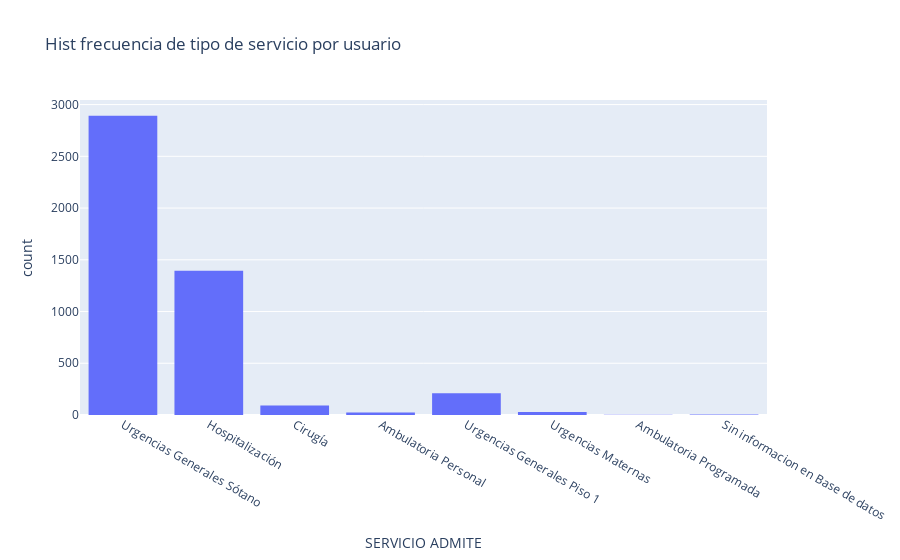

The cell this chart's notebook holds for it:
### Code cell
fig  = px.histogram(df_egresos, x= 'SERVICIO ADMITE', title= 'Hist frecuencia de tipo de servicio por usuario')
fig.show()

### Figure 1 — Plotly figure (JSON) as saved in the notebook; plotly's stock layout.template omitted (floating-point values rounded to 4 significant figures; data arrays with more than 128 entries replaced by an {"elided": "..."} marker saying what was removed)
{"data": [{"alignmentgroup": "True", "bingroup": "x", "hovertemplate": "SERVICIO ADMITE=%{x}<br>count=%{y}<extra></extra>", "legendgroup": "", "marker": {"color": "#636efa", "pattern": {"shape": ""}}, "name": "", "offsetgroup": "", "orientation": "v", "showlegend": false, "type": "histogram", "x": {"elided": "6376 str values"}, "xaxis": "x", "yaxis": "y"}], "layout": {"barmode": "relative", "legend": {"tracegroupgap": 0}, "title": {"text": "Hist frecuencia de tipo de servicio por usuario"}, "xaxis": {"anchor": "y", "domain": [0, 1], "title": {"text": "SERVICIO ADMITE"}}, "yaxis": {"anchor": "x", "domain": [0, 1], "title": {"text": "count"}}}}
